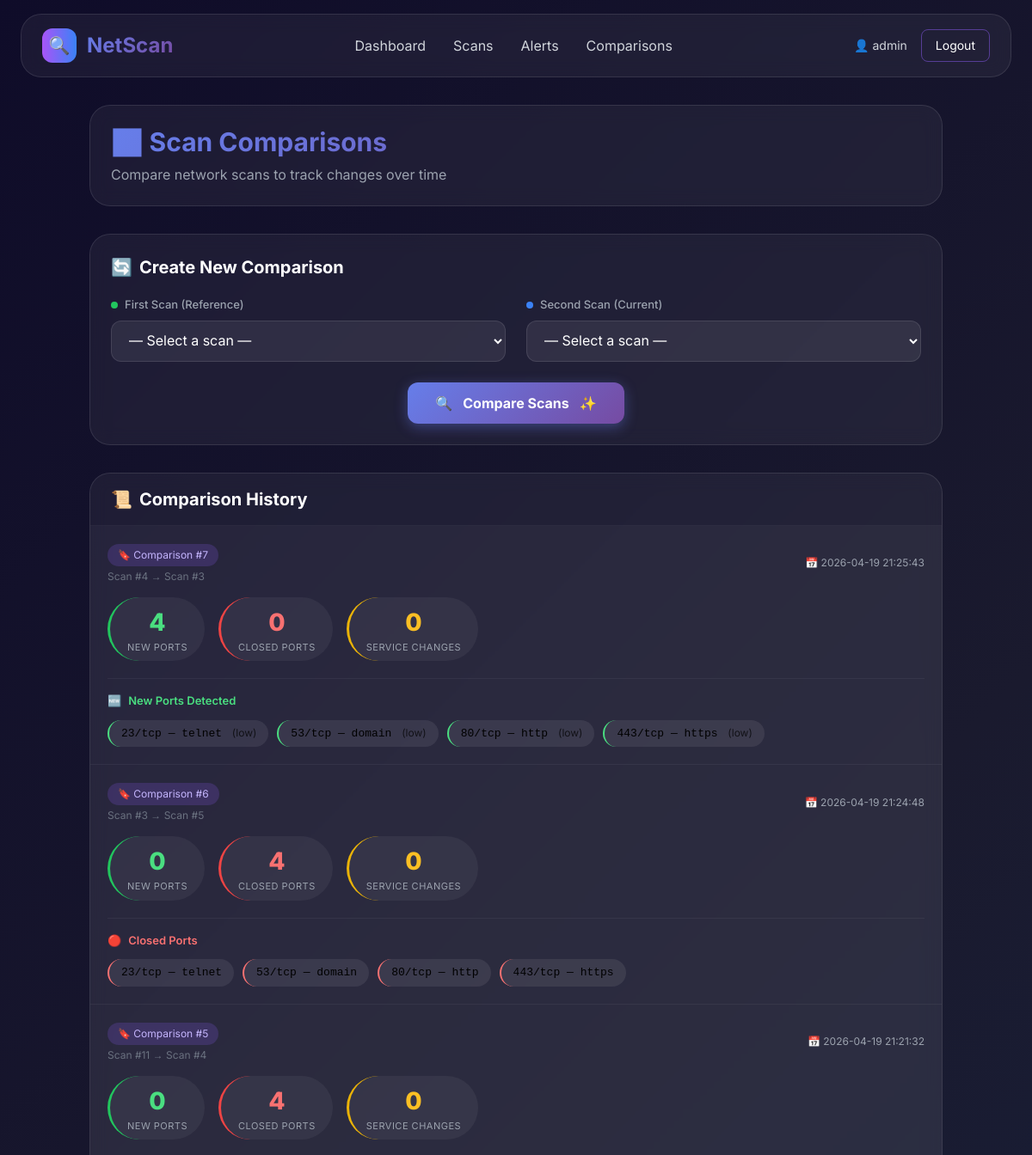
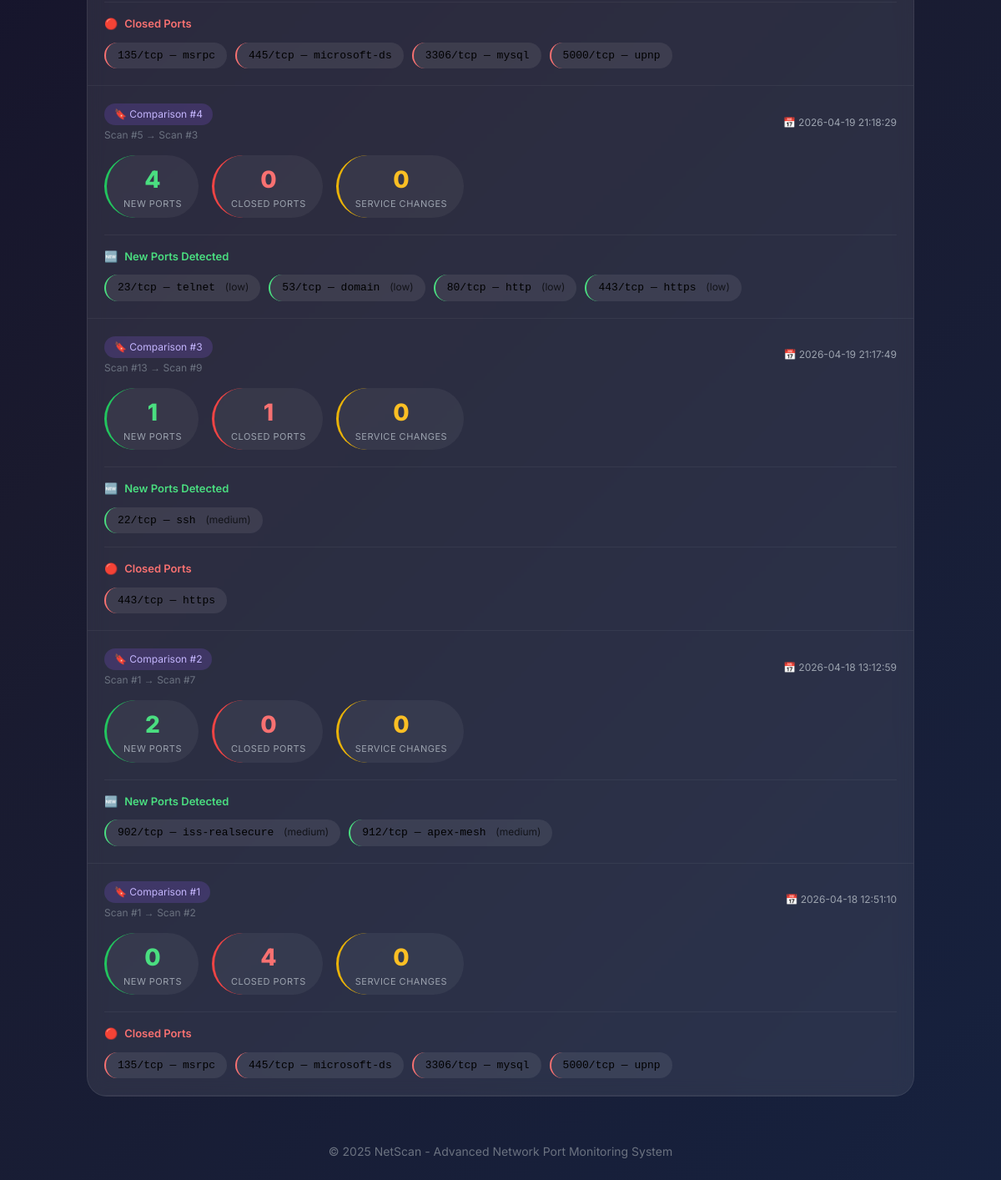
Page /comparisons (signed in) on the committed database (2 pictures, top to bottom).
### app/models.py (models this page shows)
class ScanComparison(db.Model):
    id = db.Column(db.Integer, primary_key=True)
    user_id = db.Column(db.Integer, db.ForeignKey('user.id'), nullable=False)
    previous_scan_id = db.Column(db.Integer, db.ForeignKey('scan.id'), nullable=False)
    current_scan_id = db.Column(db.Integer, db.ForeignKey('scan.id'), nullable=False)
    new_ports = db.Column(db.JSON)  # JSON array of new ports
    closed_ports = db.Column(db.JSON)  # JSON array of closed ports
    modified_services = db.Column(db.JSON)  # JSON array of service changes
    created_at = db.Column(db.DateTime, default=datetime.utcnow)

### app/routes.py (the view)
@dashboard_bp.route('/comparisons')
@login_required
def comparisons():
    user_id = session['user_id']
    page = request.args.get('page', 1, type=int)
    comparisons = ScanComparison.query.filter_by(user_id=user_id).order_by(ScanComparison.created_at.desc()).paginate(page=page, per_page=20)
    scans = Scan.query.filter_by(user_id=user_id).order_by(Scan.start_time.desc()).all()
    return render_template('comparisons.html', comparisons=comparisons, scans=scans)

### app/routes.py (called while the page is built)
def login_required(f):
    @wraps(f)
    def decorated_function(*args, **kwargs):
        if 'user_id' not in session:
            return redirect(url_for('auth.login'))
        return f(*args, **kwargs)
    return decorated_function

### templates/comparisons.html (shortened to what this page needs)
{% extends "base.html" %}
{% block content %}
<div class="max-w-6xl mx-auto">
    <div class="comparisons-header">
        <h1 class="text-3xl font-bold gradient-text mb-2">📊 Scan Comparisons</h1>
        <p class="text-gray-400">Compare network scans to track changes over time</p>
    </div>
    <div class="create-card">
        <h2 class="text-xl font-bold text-white mb-5 flex items-center gap-2">
            <span>🔄</span> Create New Comparison
        </h2>
        {% if scans|length >= 2 %}
        <form id="comparisonForm">
            <div class="grid grid-cols-1 md:grid-cols-2 gap-6 mb-6">
                <div class="select-group">
                    <label class="select-label">
                        <span class="w-2 h-2 bg-green-500 rounded-full"></span>
                        First Scan (Reference)
                    </label>
                    <select id="scan1" class="select-modern" required>
                        <option value="">— Select a scan —</option>
                    </select>
                </div>
                <div class="select-group">
                    <label class="select-label">
                        <span class="w-2 h-2 bg-blue-500 rounded-full"></span>
                        Second Scan (Current)
                    </label>
                    <select id="scan2" class="select-modern" required>
                        <option value="">— Select a scan —</option>
                    </select>
                </div>
            </div>
            <div class="flex justify-center">
                <button type="submit" class="btn-compare px-8 py-3 rounded-xl text-white flex items-center gap-3">
                    <span>🔍</span> Compare Scans <span>✨</span>
                </button>
            </div>
        </form>
        {% else %}
        <div class="bg-yellow-500/10 border border-yellow-500/30 rounded-xl p-4 text-yellow-400 text-center">
            ⚠️ You need at least 2 scans to create a comparison.
            <a href="{{ url_for('dashboard.index') }}" class="underline ml-2">Start a new scan</a>
        </div>
        {% endif %}
    </div>
    <div class="history-card">
        <div class="px-6 py-4 border-b border-white/5">
            <h2 class="text-xl font-bold text-white flex items-center gap-2">
                <span>📜</span> Comparison History
            </h2>
        </div>
        {% if comparisons.items %}
        <div>
            {% for comparison in comparisons.items %}
            <div class="comparison-item">
                <div class="comparison-header">
                    <div>
                        <span class="comparison-id">🔖 Comparison #{{ comparison.id }}</span>
                        <div class="text-xs text-gray-500 mt-1">
                            Scan #{{ comparison.previous_scan_id }} → Scan #{{ comparison.current_scan_id }}
                        </div>
                    </div>
                    <div class="comparison-date">
                        📅 {{ comparison.created_at.strftime('%Y-%m-%d %H:%M:%S') }}
                    </div>
                </div>
                <div class="stats-row">
                    <div class="stat-pill new">
                        <div class="stat-number new">{{ comparison.new_ports|length if comparison.new_ports else 0 }}</div>
                        <div class="stat-label">New Ports</div>
                    </div>
                    <div class="stat-pill closed">
                        <div class="stat-number closed">{{ comparison.closed_ports|length if comparison.closed_ports else 0 }}</div>
                        <div class="stat-label">Closed Ports</div>
                    </div>
                    <div class="stat-pill modified">
                        <div class="stat-number modified">{{ comparison.modified_services|length if comparison.modified_services else 0 }}</div>
                        <div class="stat-label">Service Changes</div>
                    </div>
                </div>
                {% if comparison.new_ports and comparison.new_ports|length > 0 %}
                <div class="details-section">
                    <div class="section-title new">
                        <span>🆕</span> New Ports Detected
                    </div>
                    <div class="port-list">
                        {% for port in comparison.new_ports %}
                        <span class="port-tag new">
                            {{ port.port_number }}/{{ port.protocol }} — {{ port.service or 'Unknown' }}
                            <span class="text-xs ml-1 opacity-70">({{ port.risk_level }})</span>
                        </span>
                        {% endfor %}
                    </div>
                </div>
                {% endif %}
                {% if comparison.closed_ports and comparison.closed_ports|length > 0 %}
                <div class="details-section">
                    <div class="section-title closed">
                        <span>🔴</span> Closed Ports
                    </div>
                    <div class="port-list">
                        {% for port in comparison.closed_ports %}
                        <span class="port-tag closed">
                            {{ port.port_number }}/{{ port.protocol }} — {{ port.service or 'Unknown' }}
                        </span>
                        {% endfor %}
                    </div>
                </div>
                {% endif %}
            </div>
            {% endfor %}
        </div>
        {% else %}
        <div class="empty-state">
            <div class="empty-icon">📭</div>
            <h3 class="text-xl font-semibold text-white mb-2">No comparisons yet</h3>
            <p class="text-gray-400">Run multiple scans and compare them above</p>
        </div>
        {% endif %}
    </div>
</div>
{% endblock %}

### templates/base.html (style rules this page uses)
* { font-family: 'Inter', sans-serif; }
body { background: linear-gradient(135deg, #0f0c29 0%, #1a1a2e 50%, #16213e 100%); min-height: 100vh; }
.gradient-text { background: linear-gradient(135deg, #667eea 0%, #764ba2 100%); -webkit-background-clip: text; background-clip: text; color: transparent; }

### templates/comparisons.html (style rules this page uses)
.comparisons-header { background: rgba(255, 255, 255, 0.05); backdrop-filter: blur(10px); border-radius: 24px; padding: 24px; margin-bottom: 32px; border: 1px solid rgba(255, 255, 255, 0.1); }
.create-card { background: rgba(255, 255, 255, 0.05); backdrop-filter: blur(10px); border-radius: 24px; border: 1px solid rgba(255, 255, 255, 0.1); padding: 24px; margin-bottom: 32px; }
.select-group { display: flex; flex-direction: column; gap: 8px; }
.select-label { color: #9ca3af; font-size: 13px; font-weight: 500; display: flex; align-items: center; gap: 8px; }
.select-modern { background: rgba(255, 255, 255, 0.08); border: 1px solid rgba(255, 255, 255, 0.1); border-radius: 12px; padding: 12px 16px; color: white; width: 100%; transition: all 0.3s ease; }
.btn-compare { background: linear-gradient(135deg, #667eea, #764ba2); padding: 12px 32px; border-radius: 14px; font-weight: 700; font-size: 16px; transition: all 0.3s ease; box-shadow: 0 4px 15px rgba(102, 126, 234, 0.4); }
.history-card { background: rgba(255, 255, 255, 0.05); backdrop-filter: blur(10px); border-radius: 24px; border: 1px solid rgba(255, 255, 255, 0.1); overflow: hidden; }
.comparison-item { background: rgba(255, 255, 255, 0.03); border-bottom: 1px solid rgba(255, 255, 255, 0.05); padding: 20px; transition: all 0.3s ease; }
.comparison-header { display: flex; justify-content: space-between; align-items: center; flex-wrap: wrap; gap: 12px; margin-bottom: 16px; }
.comparison-id { display: inline-flex; align-items: center; gap: 6px; background: rgba(139, 92, 246, 0.2); padding: 4px 12px; border-radius: 20px; font-size: 12px; color: #c4b5fd; }
.comparison-date { font-size: 12px; color: #9ca3af; display: flex; align-items: center; gap: 6px; }
.stats-row { display: flex; gap: 16px; margin-bottom: 20px; flex-wrap: wrap; }
.stat-pill { background: rgba(255, 255, 255, 0.05); border-radius: 40px; padding: 8px 20px; text-align: center; min-width: 100px; }
.stat-pill.new { border-left: 3px solid #22c55e; }
.stat-pill.closed { border-left: 3px solid #ef4444; }
.stat-pill.modified { border-left: 3px solid #eab308; }
.stat-number { font-size: 28px; font-weight: 800; }
.stat-number.new { color: #4ade80; }
.stat-number.closed { color: #f87171; }
.stat-number.modified { color: #fbbf24; }
.stat-label { font-size: 11px; color: #9ca3af; text-transform: uppercase; letter-spacing: 0.5px; }
.details-section { margin-top: 16px; padding-top: 16px; border-top: 1px solid rgba(255, 255, 255, 0.05); }
.section-title { font-size: 13px; font-weight: 600; margin-bottom: 12px; display: flex; align-items: center; gap: 8px; }
.section-title.new { color: #4ade80; }
.section-title.closed { color: #f87171; }
.port-list { display: flex; flex-wrap: wrap; gap: 10px; }
.port-tag { background: rgba(255, 255, 255, 0.08); padding: 6px 14px; border-radius: 20px; font-size: 13px; font-family: monospace; transition: all 0.2s ease; }
.port-tag.new { border-left: 2px solid #4ade80; }
.port-tag.closed { border-left: 2px solid #f87171; }

### rows in the picture
ScanComparison: id "7", previous_scan_id "4", current_scan_id "3", created_at "2026-04-19 21:25:43", new_ports|length "4", closed_ports|length "0", modified_services|length "0", port_number "23" "53" "80" "443", protocol "tcp" "tcp" "tcp" "tcp", service "telnet" "domain" "http" "https", risk_level "low" "low" "low" "low"
ScanComparison: id "6", previous_scan_id "3", current_scan_id "5", created_at "2026-04-19 21:24:48", new_ports|length "0", closed_ports|length "4", modified_services|length "0", port_number "23" "53" "80" "443", protocol "tcp" "tcp" "tcp" "tcp", service "telnet" "domain" "http" "https"
ScanComparison: id "5", previous_scan_id "11", current_scan_id "4", created_at "2026-04-19 21:21:32", new_ports|length "0", closed_ports|length "4", modified_services|length "0", port_number "135" "445" "3306" "5000", protocol "tcp" "tcp" "tcp" "tcp", service "msrpc" "microsoft-ds" "mysql" "upnp"
ScanComparison: id "4", previous_scan_id "5", current_scan_id "3", created_at "2026-04-19 21:18:29", new_ports|length "4", closed_ports|length "0", modified_services|length "0", port_number "23" "53" "80" "443", protocol "tcp" "tcp" "tcp" "tcp", service "telnet" "domain" "http" "https", risk_level "low" "low" "low" "low"
ScanComparison: id "3", previous_scan_id "13", current_scan_id "9", created_at "2026-04-19 21:17:49", new_ports|length "1", closed_ports|length "1", modified_services|length "0", port_number "22", protocol "tcp", service "ssh", risk_level "medium", port_number "443", protocol "tcp", service "https"
ScanComparison: id "2", previous_scan_id "1", current_scan_id "7", created_at "2026-04-18 13:12:59", new_ports|length "2", closed_ports|length "0", modified_services|length "0", port_number "902" "912", protocol "tcp" "tcp", service "iss-realsecure" "apex-mesh", risk_level "medium" "medium"
ScanComparison: id "1", previous_scan_id "1", current_scan_id "2", created_at "2026-04-18 12:51:10", new_ports|length "0", closed_ports|length "4", modified_services|length "0", port_number "135" "445" "3306" "5000", protocol "tcp" "tcp" "tcp" "tcp", service "msrpc" "microsoft-ds" "mysql" "upnp"

### other values in the picture
{{ session.get('username', 'User') }} "admin"
